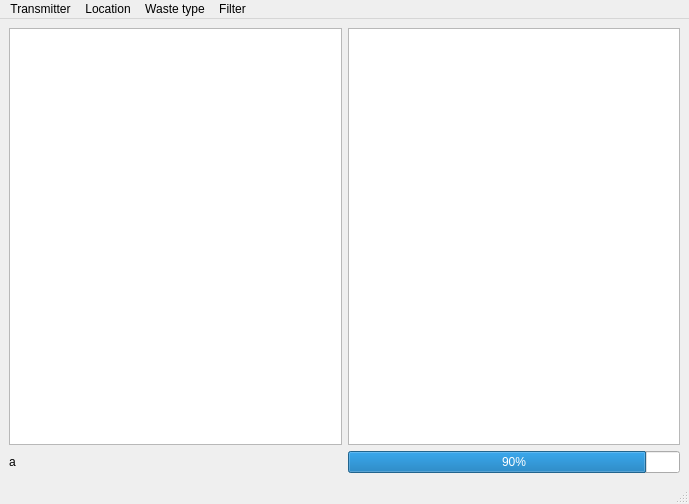
<?xml version="1.0" encoding="UTF-8"?>
<ui version="4.0">
 <class>MainWindow</class>
 <widget class="QMainWindow" name="MainWindow">
  <property name="geometry">
   <rect>
    <x>0</x>
    <y>0</y>
    <width>689</width>
    <height>504</height>
   </rect>
  </property>
  <property name="windowTitle">
   <string>MainWindow</string>
  </property>
  <widget class="QWidget" name="centralwidget">
   <layout class="QVBoxLayout" name="verticalLayout_2">
    <item>
     <layout class="QVBoxLayout" name="verticalLayout">
      <item>
       <layout class="QHBoxLayout" name="horizontalLayout">
        <item>
         <widget class="QListWidget" name="transmitterList"/>
        </item>
        <item>
         <widget class="QListWidget" name="transmitterDetails"/>
        </item>
       </layout>
      </item>
      <item>
       <layout class="QHBoxLayout" name="horizontalLayout_2">
        <item>
         <widget class="QLabel" name="numberOfFull">
          <property name="text">
           <string>a</string>
          </property>
         </widget>
        </item>
        <item>
         <widget class="QProgressBar" name="progressBar">
          <property name="sizePolicy">
           <sizepolicy hsizetype="Preferred" vsizetype="Fixed">
            <horstretch>0</horstretch>
            <verstretch>0</verstretch>
           </sizepolicy>
          </property>
          <property name="value">
           <number>90</number>
          </property>
          <property name="orientation">
           <enum>Qt::Horizontal</enum>
          </property>
         </widget>
        </item>
       </layout>
      </item>
     </layout>
    </item>
   </layout>
  </widget>
  <widget class="QMenuBar" name="menubar">
   <property name="geometry">
    <rect>
     <x>0</x>
     <y>0</y>
     <width>689</width>
     <height>24</height>
    </rect>
   </property>
   <widget class="QMenu" name="menuOptions">
    <property name="title">
     <string>Transmitter</string>
    </property>
    <addaction name="actionShow_all_transmitters"/>
    <addaction name="actionAdd_trasmitter"/>
    <addaction name="actionRemove_trasmitter"/>
   </widget>
   <widget class="QMenu" name="menuLocation">
    <property name="title">
     <string>Location</string>
    </property>
    <addaction name="actionShow_all_locations"/>
    <addaction name="actionAdd_location"/>
    <addaction name="actionRemove_location"/>
   </widget>
   <widget class="QMenu" name="menuWaste_type">
    <property name="title">
     <string>Waste type</string>
    </property>
    <addaction name="actionShow_all_waste_types"/>
    <addaction name="actionAdd_waste_type"/>
    <addaction name="actionRemove_waste_type"/>
   </widget>
   <widget class="QMenu" name="menuFilter">
    <property name="title">
     <string>Filter</string>
    </property>
    <addaction name="actionBy_location"/>
    <addaction name="actionBy_waste_type"/>
    <addaction name="actionBy_filling_level"/>
   </widget>
   <addaction name="menuOptions"/>
   <addaction name="menuLocation"/>
   <addaction name="menuWaste_type"/>
   <addaction name="menuFilter"/>
  </widget>
  <widget class="QStatusBar" name="statusbar"/>
  <action name="actionAdd_trasmitter">
   <property name="text">
    <string>Add transmitter</string>
   </property>
  </action>
  <action name="actionRemove_trasmitter">
   <property name="text">
    <string>Remove transmitter</string>
   </property>
  </action>
  <action name="actionAdd_location">
   <property name="text">
    <string>Add location</string>
   </property>
  </action>
  <action name="actionRemove_location">
   <property name="text">
    <string>Remove location</string>
   </property>
  </action>
  <action name="actionAdd_waste_type">
   <property name="text">
    <string>Add waste type</string>
   </property>
  </action>
  <action name="actionRemove_waste_type">
   <property name="text">
    <string>Remove waste type</string>
   </property>
  </action>
  <action name="actionBy_location">
   <property name="text">
    <string>By location</string>
   </property>
  </action>
  <action name="actionBy_waste_type">
   <property name="text">
    <string>By waste type</string>
   </property>
  </action>
  <action name="actionShow_all_locations">
   <property name="text">
    <string>Show all locations</string>
   </property>
  </action>
  <action name="actionShow_all_waste_types">
   <property name="text">
    <string>Show all waste types</string>
   </property>
  </action>
  <action name="actionShow_all_transmitters">
   <property name="text">
    <string>Show all transmitters</string>
   </property>
  </action>
  <action name="actionBy_filling_level">
   <property name="text">
    <string>By filling level</string>
   </property>
  </action>
 </widget>
 <resources/>
 <connections/>
</ui>
